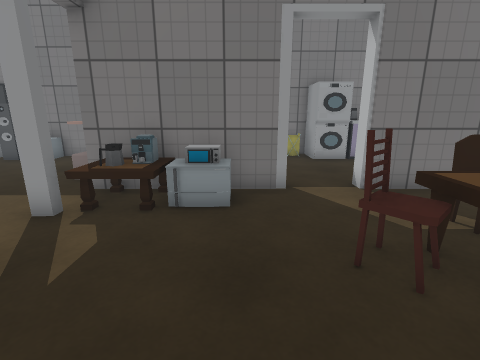
[1] (above)

22 first-person views from a walk through a Unity game level. The camera is 1.2 m above the floor, tilts 14° down and sees 85° across. Doors are open. The floor is counted in squares, 0.6 m on a side. Each view is taken from the middle of a square. On the plan, view 1 faces up. The plan holds only what a view shows up to about 16 squares ahead; the rest is blank. The player character is not drawn. Some surface patterns are stand-ins.

[2]
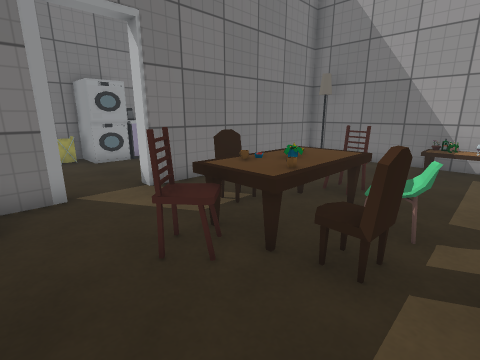

[3]
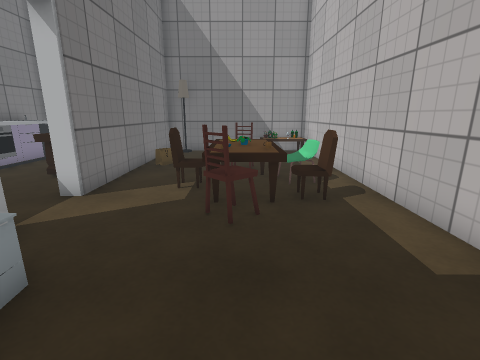

[4]
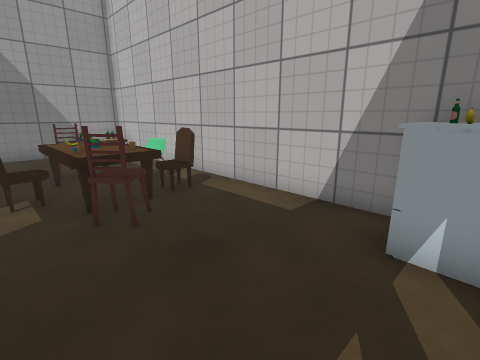

[5]
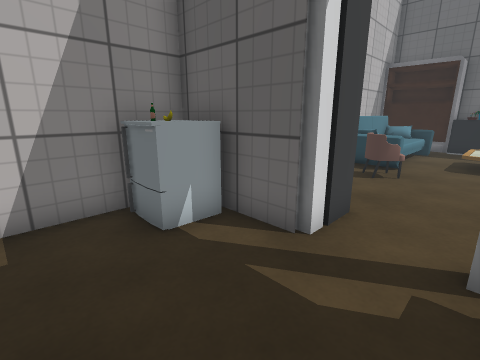

[6]
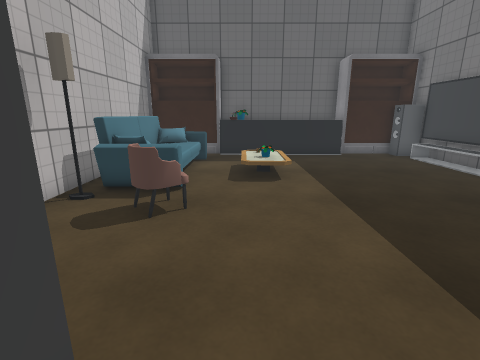

[7]
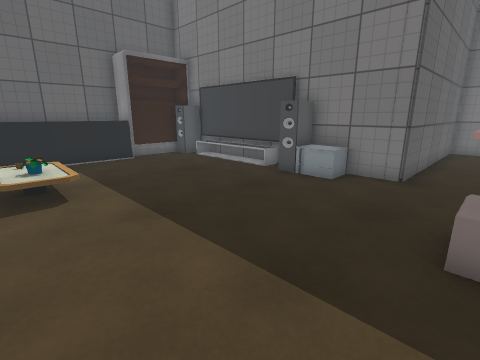

[8]
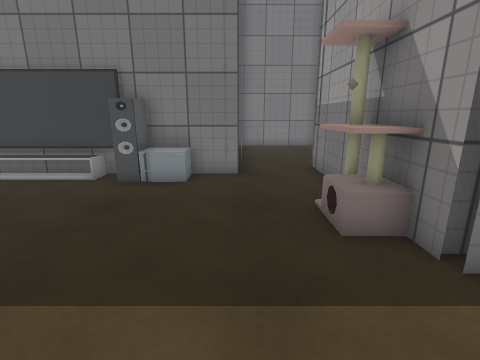

[9]
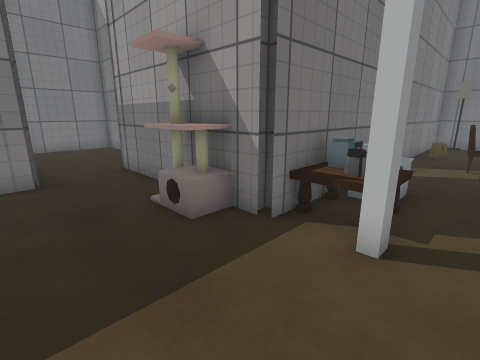

[10]
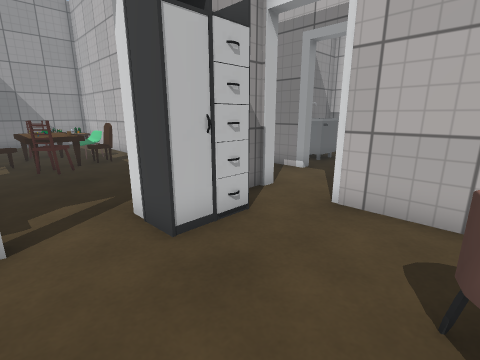

[11]
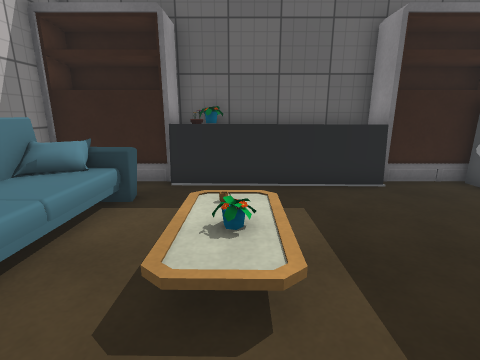

[12]
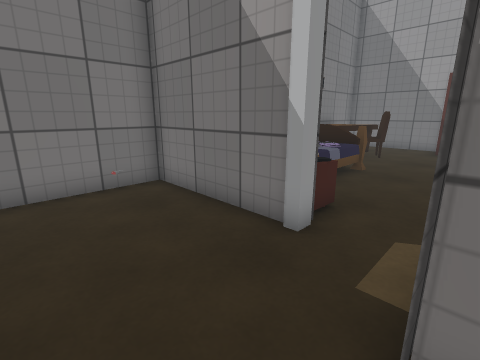

[13]
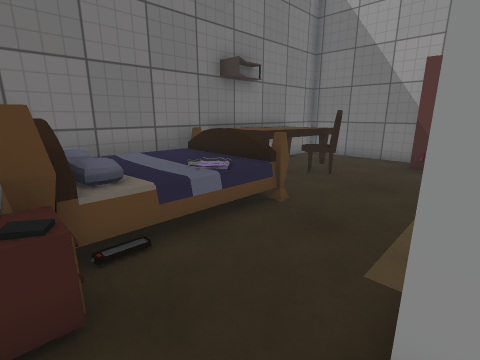

[14]
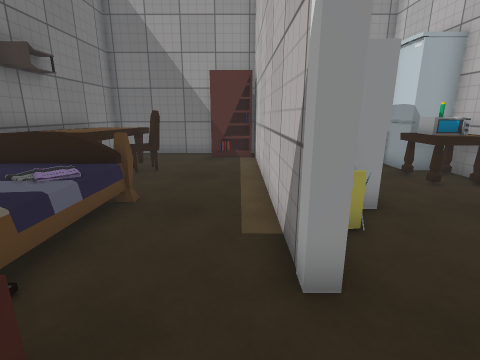

[15]
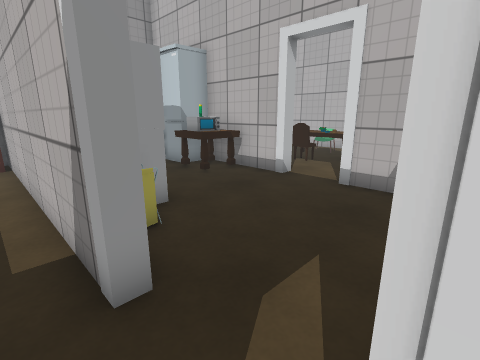

[16]
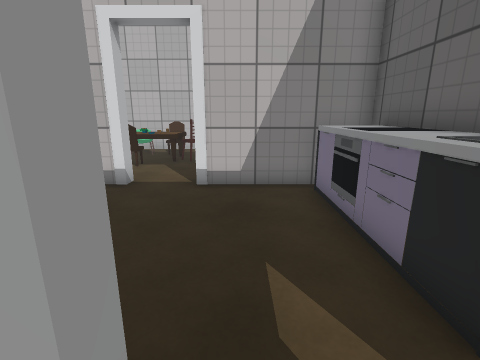

[17]
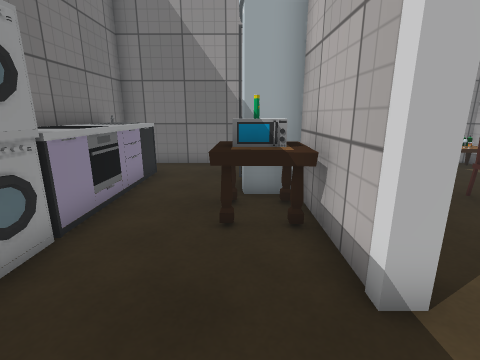

[18]
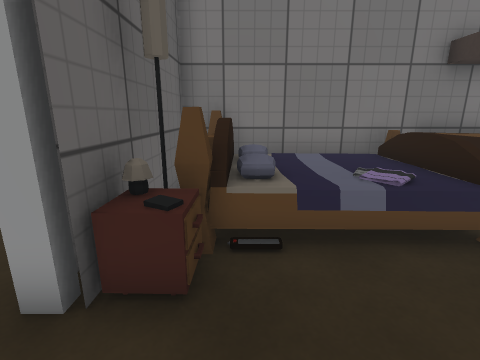

[19]
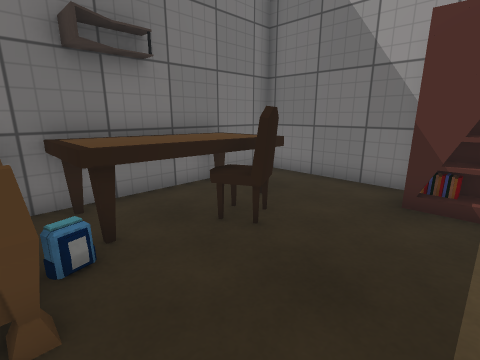

[20]
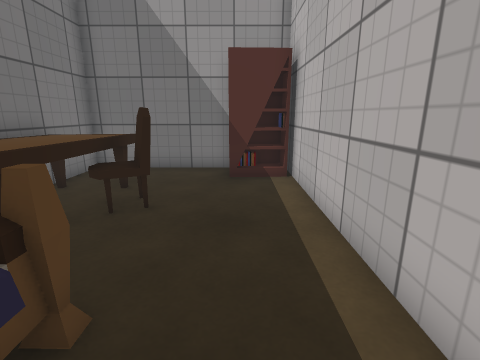

[21]
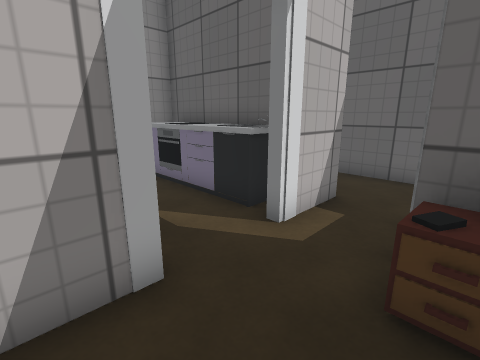

[22]
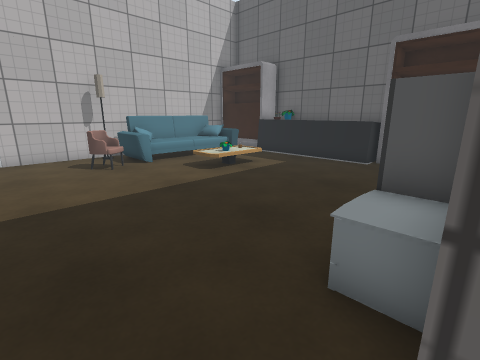

### Floor plan
Key: @ floor where view 1 was taken; # wall or solid block; x gap in a wall; . floor; / step, stairs or slope; D open door; = window, fence, low wall or low ledge; ^ raised ledge; M machine; C chair; T table; L lamp; F flower; S closet; B bookshelf; A sofa; I sink; E bed; N nightstand; O other object.
Columns run from 19 left of view 1 to 12 right of it. Each row starts with its distance up from view 1.
 22              ###################
 21             #   .#EEEEEETTTTT  #
 20             #....# EEEEETTTTT .#
 19             #....#EEEEEETTCCT..#
 18             #....#LEEEEE..CC...#
 17             #....#O............#
 16             #....#N..........BB#
 15             #................BB#
 14             #..###..############
 13 #############..#TT...=#MOOTTTT.#
 12 #B^.....^OO....#TT....MMMTTTTT.#
 11 #B.............#TT.............#
 10 #B............O#TT.............#
  9 TTT...........OOTT......TTTOO..#
  8 T T...........O#TT   ..#TTTOO  #
  7 T T............D#####..#########
  6 T T............D#OOO..........L#
  5 TTT..OF........#..O....CC......#
  4 FOT..................CTTTT.....#
  3  T........C...S#.....CCFOTC....#
  2 #B.A////AxC...S#......OTTT....O#
  1 #B   ///A.....S#OO....C.C.....O#
  0 #B  AAAAAL.....#OO.@....x.....O#
 -1 #############..#################
 -2              ...
 -3               ...
 -4               ..##
 -5                ..
 -6                .I
 -7                 I#
 -8                 .#
 -9                  #

Where each view was taken, in squares from view 1:
view 1: 0 up, 0 right, facing up
view 2: 0 up, 0 right, facing up-right
view 3: 3 up, 3 left, facing right
view 4: 5 up, 3 left, facing down-right
view 5: 5 up, 0 right, facing down-left
view 6: 4 up, 4 left, facing left
view 7: 4 up, 5 left, facing up-left
view 8: 4 up, 7 left, facing up
view 9: 4 up, 8 left, facing up-right
view 10: 5 up, 9 left, facing down-right
view 11: 5 up, 10 left, facing left
view 12: 14 up, 6 left, facing up-right
view 13: 14 up, 1 left, facing up-right
view 14: 15 up, 2 left, facing right
view 15: 15 up, 2 left, facing down-right
view 16: 15 up, 0 right, facing down
view 17: 9 up, 1 right, facing right
view 18: 14 up, 0 right, facing up
view 19: 15 up, 4 right, facing up-right
view 20: 16 up, 2 right, facing right
view 21: 17 up, 2 right, facing down-left
view 22: 13 up, 6 left, facing down-left
